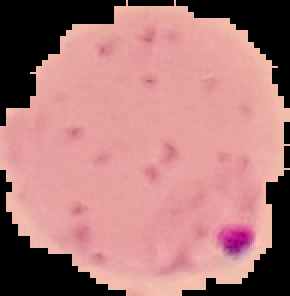
#> input picture malaria_hematie_dataset/parasitized/image_10168.png, 145 x 148 px, found by its file name (shown 2 times larger); its folder holds only this picture in this run
$ jupyter execute malaria.ipynb
#> lines starting #> are read from the running program, lines starting #| are printed output that depends on the picture
[cell 1]
import os
import pandas as pd
from PIL import Image
import numpy as np

### MANIPULATION DES DONNEES

#### Chargement du jeu de données

[cell 2]
dataset_path = "malaria_hematie_dataset/malaria_hematie_dataset"

## Ici, on charge le dossier qui contient les images des hématies non infectées et infectées
uninfected_hematies_folder = os.path.join(dataset_path, "uninfected")
parasitized_hematies_folder = os.path.join(dataset_path, "parasitized")

## On récupère toutes les images contenu dans les dossiers ci-dessus et par défaut avec listdir, elles sont stockées dans une liste
list_uninfected_hematies = os.listdir(uninfected_hematies_folder)
list_parasitized_hematies = os.listdir(parasitized_hematies_folder)

lenght_images = len(list_uninfected_hematies)
print(f"le nombre d'images d'hématies saines = {len(list_uninfected_hematies)}")
print(f"le nombre d'images d'hématies infectées = {len(list_parasitized_hematies)}")

Procédons au mapping des données qui consiste à associer chaque image à sa classe dans un fichier

[cell 3]
hematies_data = {
    "image_name" : list_uninfected_hematies + list_parasitized_hematies,
    "label" : ["uninfected"] * len(list_uninfected_hematies) + ["parasitized"] *  len(list_parasitized_hematies)
}
df_malaria = pd.DataFrame(hematies_data)
df_malaria.to_csv("hematies_data.csv", index=False)

[cell 4]
import random
random.seed(42)
## Importation d'un jeu de données, fixer la seed et mélange des données

df_malaria = pd.read_csv("hematies_data.csv").sample(frac=1).reset_index(drop=True)
df_malaria["image_name"]

[cell 5]
# Création d'un array qui doit contenir toutes les images
hematies_uninfected_array = np.zeros(shape=(lenght_images , 220, 220))
hematies_parasitized_array = np.zeros(shape=(lenght_images , 220, 220))
hematies_array = np.zeros(shape=(lenght_images*2 , 220, 220))

[cell 6]
## Création de la fonction lire des images pour la lecture des images


def import_data(path_folder, list_hematies_path, images_array):
    for index, image_file in enumerate(list_hematies_path):
        image_path = os.path.join(path_folder, image_file)
        image = Image.open(image_path).convert('L')
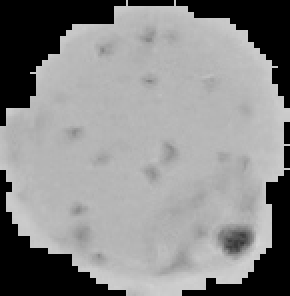
#> image: PIL image 145x148 L (shown 2 times larger); min 0, max 213, mean 138.2
        image_resized = image.resize((220, 220), Image.LANCZOS)
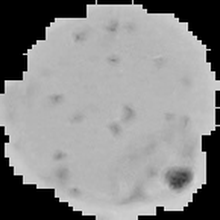
#> image_resized: PIL image 220x220 L; min 0, max 253, mean 138.6
        images_array[index] = np.array(image_resized)

    return images_array

hematies_uninfected_array = import_data(parasitized_hematies_folder, list_parasitized_hematies, hematies_parasitized_array)
